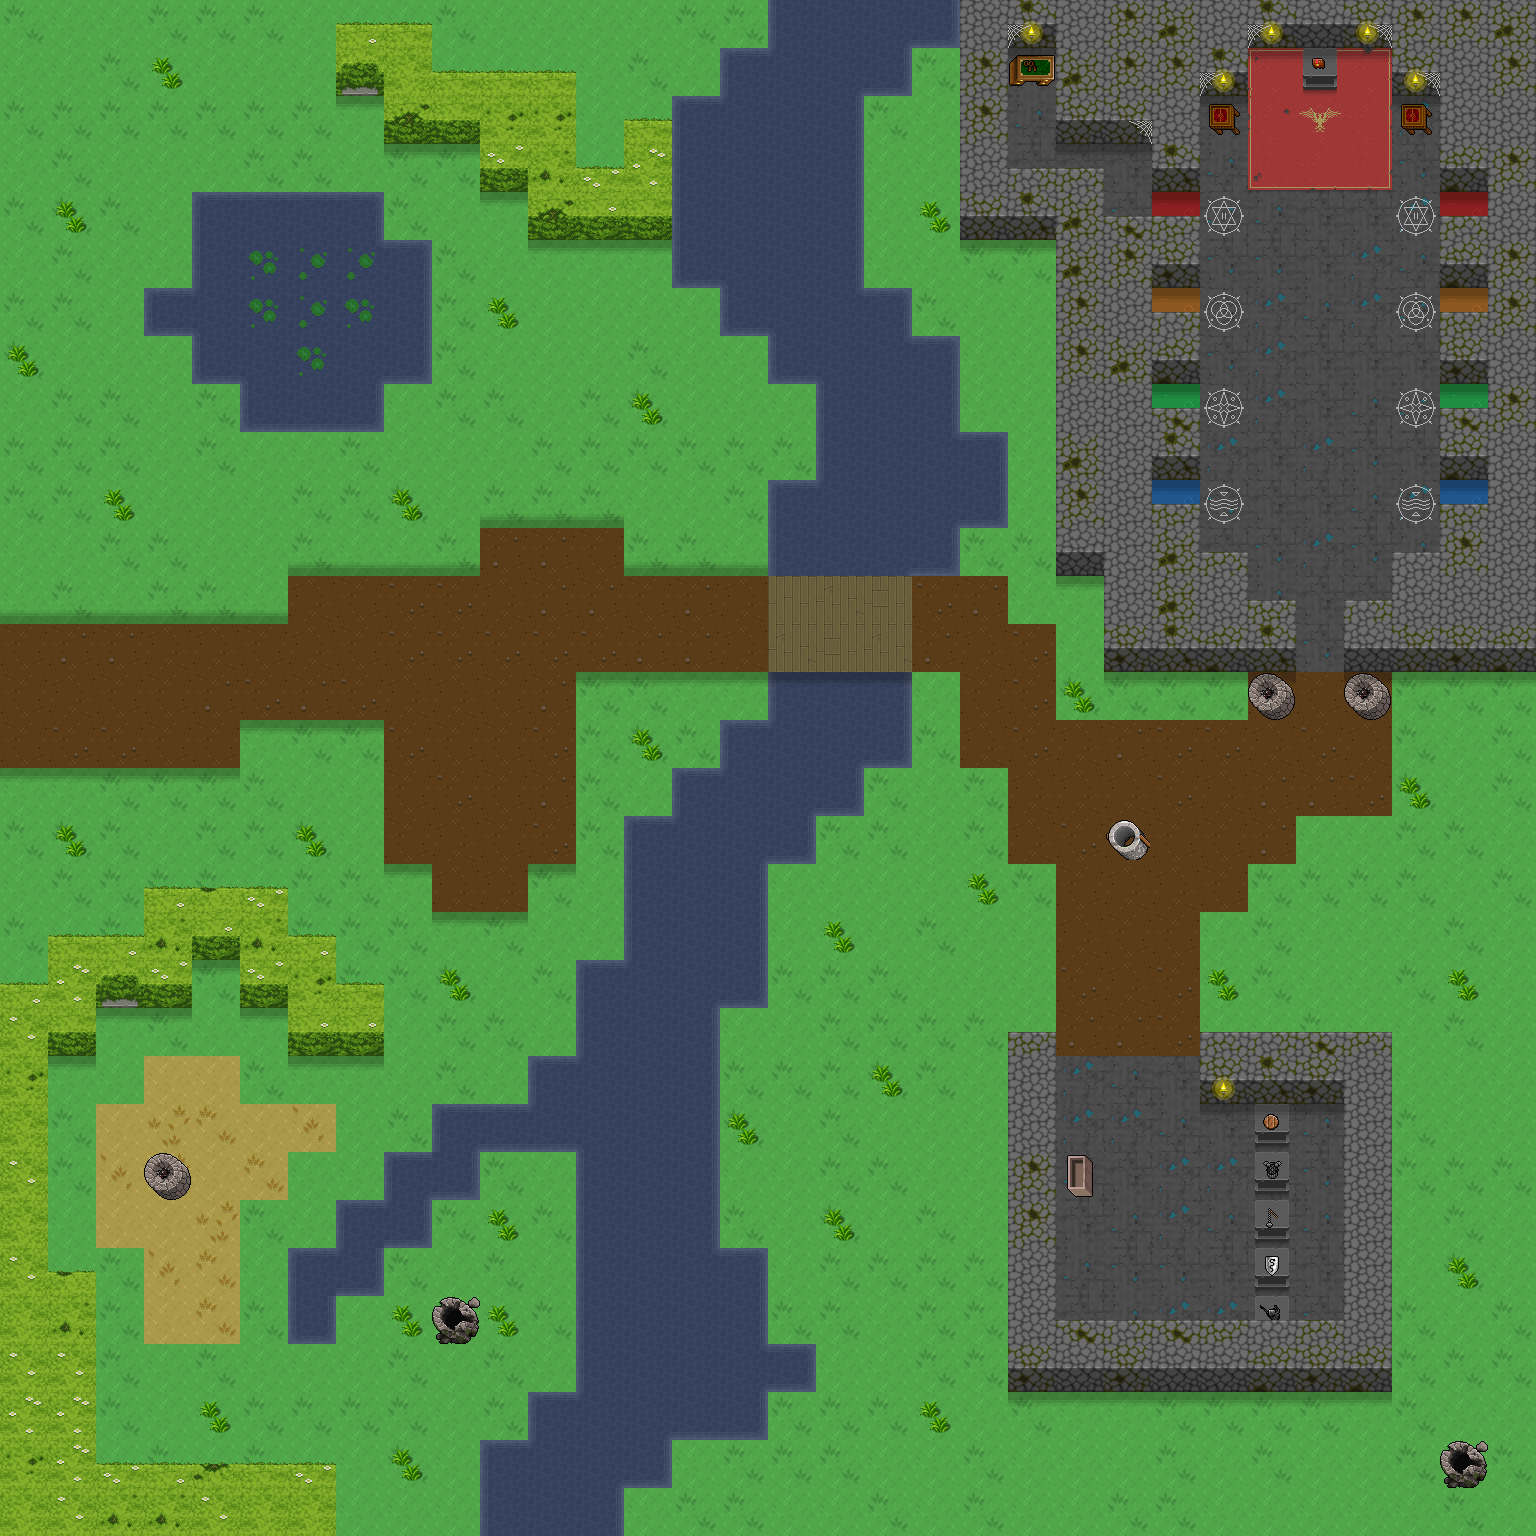

Tiled map render using the project's own tile images. Description and the map definition, with tile-layer contents summarised, below:
An orthogonal 32x32 tile map with 48x48 px tiles, 10 tile layers (floor, floor 2, water_edges, props, ...) and 19 objects (8x MARK OF FIRE, WINGED BOOTS, MERCHANT_WER, FRIENDLY).

<map version="1.10" tiledversion="1.11.0" orientation="orthogonal" renderorder="right-down" width="32" height="32" tilewidth="48" tileheight="48" infinite="0" nextlayerid="16" nextobjectid="58">
 <properties>
  <property name="startX" value="1" />
  <property name="startY" value="16" />
 </properties>
 <tileset firstgid="1" name="terrain" tilewidth="48" tileheight="48" tilecount="760" columns="20">
  <image source="uf_terrain.png" width="960" height="1824" />
  <tile id="115">
   <animation>
    <frame tileid="115" duration="500" />
    <frame tileid="116" duration="500" />
    <frame tileid="117" duration="500" />
    <frame tileid="118" duration="500" />
   </animation>
  </tile>
  <tile id="135">
   <animation>
    <frame tileid="135" duration="500" />
    <frame tileid="136" duration="500" />
    <frame tileid="137" duration="500" />
    <frame tileid="138" duration="500" />
   </animation>
  </tile>
  <tile id="155">
   <animation>
    <frame tileid="155" duration="500" />
    <frame tileid="156" duration="500" />
    <frame tileid="157" duration="500" />
    <frame tileid="158" duration="500" />
   </animation>
  </tile>
  <tile id="175">
   <animation>
    <frame tileid="175" duration="500" />
    <frame tileid="176" duration="500" />
    <frame tileid="177" duration="500" />
    <frame tileid="178" duration="500" />
   </animation>
  </tile>
  <tile id="195">
   <animation>
    <frame tileid="195" duration="300" />
    <frame tileid="196" duration="300" />
    <frame tileid="197" duration="300" />
    <frame tileid="198" duration="300" />
   </animation>
  </tile>
  <tile id="215">
   <animation>
    <frame tileid="215" duration="500" />
    <frame tileid="216" duration="500" />
    <frame tileid="217" duration="500" />
    <frame tileid="218" duration="500" />
   </animation>
  </tile>
  <tile id="435">
   <animation>
    <frame tileid="435" duration="300" />
    <frame tileid="436" duration="300" />
    <frame tileid="437" duration="300" />
    <frame tileid="438" duration="300" />
   </animation>
  </tile>
  <tile id="455">
   <animation>
    <frame tileid="455" duration="300" />
    <frame tileid="456" duration="300" />
    <frame tileid="457" duration="300" />
    <frame tileid="458" duration="300" />
   </animation>
  </tile>
  <tile id="475">
   <animation>
    <frame tileid="475" duration="300" />
    <frame tileid="476" duration="300" />
    <frame tileid="477" duration="300" />
    <frame tileid="478" duration="300" />
   </animation>
  </tile>
  <tile id="495">
   <animation>
    <frame tileid="495" duration="300" />
    <frame tileid="496" duration="300" />
    <frame tileid="497" duration="300" />
    <frame tileid="498" duration="300" />
   </animation>
  </tile>
  <tile id="515">
   <animation>
    <frame tileid="515" duration="300" />
    <frame tileid="516" duration="300" />
    <frame tileid="517" duration="300" />
    <frame tileid="518" duration="300" />
   </animation>
  </tile>
  <tile id="535">
   <animation>
    <frame tileid="535" duration="300" />
    <frame tileid="536" duration="300" />
    <frame tileid="537" duration="300" />
    <frame tileid="538" duration="300" />
   </animation>
  </tile>
  <tile id="555">
   <animation>
    <frame tileid="555" duration="300" />
    <frame tileid="556" duration="300" />
    <frame tileid="557" duration="300" />
    <frame tileid="558" duration="300" />
   </animation>
  </tile>
  <tile id="575">
   <animation>
    <frame tileid="575" duration="300" />
    <frame tileid="576" duration="300" />
    <frame tileid="577" duration="300" />
    <frame tileid="578" duration="300" />
   </animation>
  </tile>
  <tile id="621">
   <animation>
    <frame tileid="621" duration="300" />
    <frame tileid="622" duration="300" />
   </animation>
  </tile>
  <tile id="644">
   <animation>
    <frame tileid="644" duration="200" />
    <frame tileid="645" duration="200" />
   </animation>
  </tile>
  <tile id="664">
   <animation>
    <frame tileid="664" duration="200" />
    <frame tileid="665" duration="200" />
   </animation>
  </tile>
  <tile id="672">
   <animation>
    <frame tileid="672" duration="750" />
    <frame tileid="673" duration="750" />
   </animation>
  </tile>
  <tile id="674">
   <animation>
    <frame tileid="674" duration="750" />
    <frame tileid="675" duration="750" />
   </animation>
  </tile>
 </tileset>
 <layer id="1" name="floor" width="32" height="32">
  <data>[1024 cells, 728 non-empty, 17 distinct tile ids]</data>
 </layer>
 <layer id="2" name="floor 2" width="32" height="32">
  <data>[1024 cells, 199 non-empty, 20 distinct tile ids]</data>
 </layer>
 <layer id="5" name="water_edges" width="32" height="32">
  <data>[1024 cells, 138 non-empty, 18 distinct tile ids]</data>
 </layer>
 <layer id="3" name="props" width="32" height="32">
  <data>[1024 cells, 7 non-empty, 7 distinct tile ids]</data>
 </layer>
 <layer id="12" name="creature" width="32" height="32">
  <data>[1024 cells, 0 non-empty, 0 distinct tile ids]</data>
 </layer>
 <layer id="7" name="walls" width="32" height="32">
  <data>[1024 cells, 191 non-empty, 31 distinct tile ids]</data>
 </layer>
 <layer id="8" name="door" width="32" height="32">
  <data>[1024 cells, 0 non-empty, 0 distinct tile ids]</data>
 </layer>
 <layer id="9" name="torches" width="32" height="32">
  <data>[1024 cells, 13 non-empty, 3 distinct tile ids]</data>
 </layer>
 <layer id="10" name="webs" width="32" height="32">
  <data>[1024 cells, 6 non-empty, 2 distinct tile ids]</data>
 </layer>
 <layer id="6" name="shadows" width="32" height="32">
  <data>[1024 cells, 87 non-empty, 1 distinct tile ids]</data>
 </layer>
 <objectgroup id="15" name="messages">
  <object id="32" name="reward" type="WINGED BOOTS" x="1008" y="48" width="48" height="48">
   <properties>
    <property name="scenario" value="WER" />
   </properties>
  </object>
  <object id="39" name="itemRequired" type="MARK OF FIRE" x="1152" y="192" width="48" height="48">
   <properties>
    <property name="scenario" value="PMO" />
   </properties>
  </object>
  <object id="40" name="itemRequired" type="MARK OF FIRE" x="1152" y="288" width="48" height="48">
   <properties>
    <property name="scenario" value="PMO" />
   </properties>
  </object>
  <object id="41" name="itemRequired" type="MARK OF FIRE" x="1152" y="384" width="48" height="48">
   <properties>
    <property name="scenario" value="PMO" />
   </properties>
  </object>
  <object id="42" name="itemRequired" type="MARK OF FIRE" x="1440" y="192" width="48" height="48">
   <properties>
    <property name="scenario" value="PMO" />
   </properties>
  </object>
  <object id="43" name="itemRequired" type="MARK OF FIRE" x="1440" y="288" width="48" height="48">
   <properties>
    <property name="scenario" value="PMO" />
   </properties>
  </object>
  <object id="44" name="itemRequired" type="MARK OF FIRE" x="1440" y="384" width="48" height="48">
   <properties>
    <property name="scenario" value="PMO" />
   </properties>
  </object>
  <object id="45" name="itemRequired" type="MARK OF FIRE" x="1440" y="480" width="48" height="48">
   <properties>
    <property name="scenario" value="PMO" />
   </properties>
  </object>
  <object id="46" name="itemRequired" type="MARK OF FIRE" x="1152" y="480" width="48" height="48">
   <properties>
    <property name="scenario" value="PMO" />
   </properties>
  </object>
 </objectgroup>
 <objectgroup id="14" name="rooms" visible="0">
  <!-- 8 objects omitted --></objectgroup>
 <objectgroup id="11" name="people">
  <!-- 2 objects omitted --></objectgroup>
</map>
<!-- 10 of 19 objects omitted -->
